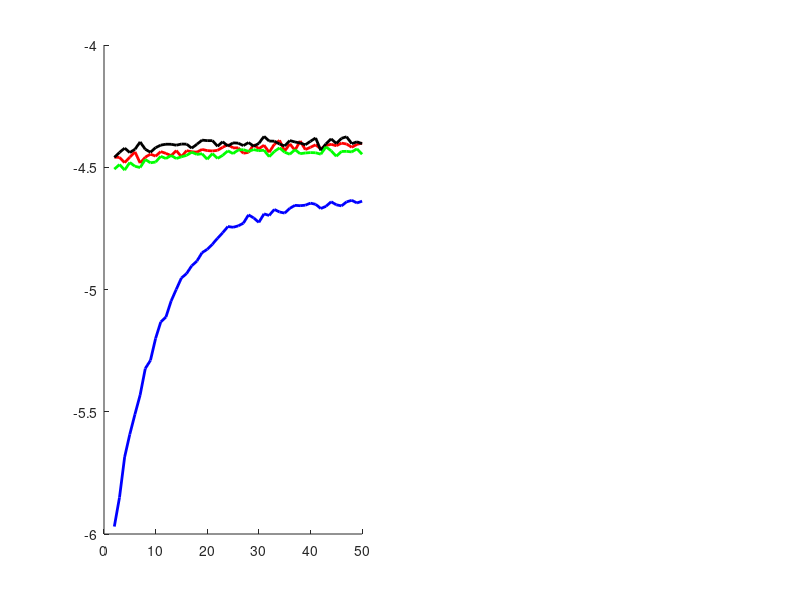

MATLAB code for this plot: (Note: this script raises an error after producing the figure.)
% This is the matlab code for figure: Performance of easy,diff, mix models
% on easy/difficult tasks
% Orgin data: Painting_Review.py

% 一共三种不同的画法，最终采取了第三种

clear all;
close all;
%% Color Map
% https://ww2.mathworks.cn/help/matlab/ref/matlab.graphics.axis.axes-properties.html#budumk7_sep_shared-ColorOrder
% https://ww2.mathworks.cn/help/matlab/ref/matlab.graphics.axis.axes-properties.html#budumk7_sep_shared-ColorOrder
% colorMat = [    0    0.4470    0.7410
% 0.8500    0.3250    0.0980
% 0.9290    0.6940    0.1250
% 0.4940    0.1840    0.5560
% 0.4660    0.6740    0.1880
% 0.3010    0.7450    0.9330
% 0.6350    0.0780    0.1840];

%% 数据准备
rewards_pg0 = [-6.13661459, -5.96949723, -5.85076537, -5.68502993, -5.59200769, -5.50995187, -5.43142787, -5.32323151, -5.28979967, -5.19978786, -5.13259552, -5.11240856, -5.04731455, -4.99946168, -4.95273527, -4.93473576, -4.90290651, -4.88361508, -4.84938161, -4.83566808, -4.81496562, -4.79017417, -4.7678463 , -4.74232152, -4.74552132, -4.73983213, -4.72870594, -4.6947005 , -4.70730753, -4.72539847, -4.69068068, -4.69722434, -4.67262069, -4.68294635, -4.68743025, -4.66795419, -4.65580413, -4.65721174, -4.65518462, -4.696827  , -4.70164286, -4.67874314, -4.70986044, -4.70895702, -4.7234593 , -4.69798113, -4.73157713, -4.73516031, -4.74599399, -4.69883294];
rewards_pg0(40:50) = [-4.6468   -4.6516   -4.6687   -4.6599   -4.6410   -4.6535  -4.6580   -4.6416   -4.6352   -4.6460   -4.6388];
rewards_easy0 = [-6.11095932, -4.45875902, -4.459683  , -4.48126667, -4.45887795, -4.43709297, -4.4826662 , -4.45869785, -4.44646746, -4.45449779, -4.43607179, -4.44334686, -4.45243935, -4.43177618, -4.45640902, -4.43223431, -4.43667555, -4.43829456, -4.42705198, -4.43183295, -4.43338189, -4.43081353, -4.41837541, -4.40734237, -4.42079409, -4.42067541, -4.44263692, -4.43912525, -4.40758599, -4.42434969, -4.40985834, -4.43886975, -4.40617625, -4.38998518, -4.4342135 , -4.40433941, -4.43055033, -4.39259018, -4.42764852, -4.41833287, -4.4081399 , -4.42480358, -4.41121693, -4.4059991 , -4.41205102, -4.40125736, -4.40506226, -4.41837407, -4.40655648, -4.40114338];
rewards_difficult0 = [-6.13613067, -4.45938586, -4.43949722, -4.42182316, -4.4399002 , -4.4264858 , -4.39660496, -4.42660242, -4.43860815, -4.41992451, -4.40947716, -4.40581978, -4.40599215, -4.40979983, -4.40501759, -4.40555818, -4.4218748 , -4.40591625, -4.38903655, -4.39114396, -4.39121394, -4.41385182, -4.39567907, -4.41333142, -4.40024094, -4.40141642, -4.41143921, -4.39887571, -4.41419676, -4.40231202, -4.37384367, -4.39283442, -4.39339763, -4.40497589, -4.41283213, -4.39086307, -4.39665707, -4.40083051, -4.40807978, -4.39375768, -4.38033045, -4.43117128, -4.40417012, -4.38367299, -4.40288651, -4.38172492, -4.3753773 , -4.40356896, -4.39595256, -4.40357261];
rewards_mix0 = [-6.14254929, -4.50754636, -4.48885711, -4.51164964, -4.48050882, -4.49593566, -4.50125601, -4.46817407, -4.48172353, -4.4786009 , -4.45531103, -4.46424909, -4.45192129, -4.46421957, -4.45718364, -4.4513672 , -4.43833937, -4.44750856, -4.44465659, -4.4672876 , -4.44420765, -4.46389989, -4.45117337, -4.43284276, -4.4441513 , -4.42930688, -4.42812188, -4.43502768, -4.42780516, -4.43240191, -4.43015673, -4.45675284, -4.43542227, -4.42086644, -4.4384385 , -4.44689312, -4.42810114, -4.44450625, -4.44161042, -4.43998994, -4.44071688, -4.44666028, -4.41663816, -4.43236621, -4.45483369, -4.43545744, -4.43489996, -4.43734276, -4.42467554, -4.44693319];

rewards_pg1 = [-3.80191852, -3.75976368, -3.74201889, -3.70907228, -3.68999352, -3.67141699, -3.64779046, -3.64641985, -3.6302118 , -3.61409086, -3.62795108, -3.59326432, -3.60248798, -3.58787852, -3.59141635, -3.5827121 , -3.58137719, -3.56047397, -3.56020363, -3.56991096, -3.5655557 , -3.54781257, -3.55554213, -3.54510599, -3.55069645, -3.53979372, -3.53568814, -3.53808657, -3.52823631, -3.54304833, -3.52576817, -3.53782199, -3.52614491, -3.53003397, -3.53765058, -3.51550461, -3.52636372, -3.52687172, -3.52535158, -3.51801372, -3.5076528 , -3.51502941, -3.50114454, -3.52001702, -3.51776019, -3.51135444, -3.51169995, -3.51034135, -3.52339816, -3.52517123];
rewards_easy1 = [-3.79220632, -3.67121133, -3.66259045, -3.65023998, -3.63972792, -3.63586048, -3.64295289, -3.61120679, -3.62244916, -3.61958712, -3.62083759, -3.60388999, -3.59267117, -3.57491721, -3.58186426, -3.58981819, -3.57843903, -3.59013939, -3.58928605, -3.56697379, -3.56658768, -3.56719524, -3.55095159, -3.57123833, -3.56221795, -3.55561062, -3.55508884, -3.54107931, -3.54725158, -3.53703801, -3.55242342, -3.53274523, -3.52708536, -3.54100651, -3.53505976, -3.54431219, -3.54509302, -3.5404346 , -3.53645452, -3.52639816, -3.54712491, -3.52303251, -3.52192665, -3.51619165, -3.53501317, -3.50736564, -3.52872093, -3.51833115, -3.53205455, -3.50860676];
rewards_difficult1 = [-3.78985297, -3.54803183, -3.51973036, -3.53972824, -3.51842202, -3.51502009, -3.52381606, -3.52173576, -3.5157446 , -3.52210542, -3.53105053, -3.51458162, -3.53100796, -3.50336747, -3.51737061, -3.51489099, -3.51953875, -3.50547276, -3.51755937, -3.50659232, -3.50411357, -3.51945182, -3.51872706, -3.51282924, -3.50378333, -3.49828186, -3.50322975, -3.51284452, -3.50695012, -3.51311525, -3.5034071 , -3.51799699, -3.51790787, -3.49109625, -3.5012373 , -3.50876284, -3.5217443 , -3.49445309, -3.49280322, -3.49301205, -3.49585552, -3.49634501, -3.49046604, -3.51082356, -3.5062682 , -3.51833363, -3.50078195, -3.50634111, -3.49450529, -3.49984882];
rewards_mix1 = [-3.78946012, -3.74948995, -3.74671049, -3.70493834, -3.69160921, -3.68110192, -3.67745523, -3.67348991, -3.65211567, -3.65042885, -3.64748435, -3.62539287, -3.6223213 , -3.63234138, -3.58682035, -3.60675548, -3.59140693, -3.60764981, -3.59401054, -3.58968193, -3.59183551, -3.56141099, -3.579914  , -3.56672191, -3.57182338, -3.54731263, -3.56341933, -3.54567916, -3.5548948 , -3.55028229, -3.56842386, -3.5572337 , -3.54895071, -3.54628737, -3.546359  , -3.54385352, -3.54172253, -3.53561733, -3.5325441 , -3.54299805, -3.52471745, -3.51891012, -3.52976189, -3.50889416, -3.55103514, -3.53177809, -3.52721777, -3.52697373, -3.53459633, -3.52543853];
rewards_mix1(2:3) = [-3.7295   -3.7167];



%% 画图1：简单线条

figure
hold on
len = 2:50;
x_axis = [len];
ms = 9; % markersize

subplot(1,2,1)
hold on
plot(x_axis, rewards_pg0(len), 'b-','DisplayName','Regular PG', 'LineWidth', 2, 'MarkerSize',15) % 'Color', colorMat(1,:));
plot(x_axis, rewards_easy0(len), 'r-','DisplayName','Easy Model', 'LineWidth', 2, 'MarkerSize',15) % 'Color', colorMat(1,:));
plot(x_axis, rewards_difficult0(len), 'k-','DisplayName','Difficult Model', 'LineWidth', 2, 'MarkerSize',15) % 'Color', colorMat(1,:));
plot(x_axis, rewards_mix0(len), 'g-','DisplayName','Mix Model', 'LineWidth', 2, 'MarkerSize',15) % 'Color', colorMat(1,:));
ax = gca; 
ax.FontSize = 20; 
xlabel('Number of Time Slots', 'Fontsize',30, 'interpreter','latex')
ylabel('Average Reward on Easy Environments', 'Fontsize',30, 'interpreter','latex')
xlim([1, 50])
title('(a)', 'interpreter','latex')
% hold off
box on
grid on
legend('Location','best', 'FontSize',26, 'interpreter','latex')


subplot(1,2,2)
hold on
plot(x_axis, rewards_pg1(len), 'b-', 'DisplayName','Regular PG', 'LineWidth', 2, 'MarkerSize',10) %'Color', colorMat(7,:)); 
plot(x_axis, rewards_easy1(len), 'r-', 'DisplayName','Easy Model', 'LineWidth', 2, 'MarkerSize',10) %'Color', colorMat(7,:)); 
plot(x_axis, rewards_difficult1(len), 'k-', 'DisplayName','Difficult Model', 'LineWidth', 2, 'MarkerSize',10) %'Color', colorMat(7,:)); 
plot(x_axis, rewards_mix1(len), 'g-', 'DisplayName','Mix Model', 'LineWidth', 2, 'MarkerSize',10) %'Color', colorMat(7,:)); 
ax = gca; 
ax.FontSize = 20; 
xlabel('Number of Time Slots', 'Fontsize',30, 'interpreter','latex')
ylabel('Average Reward on Difficult Environments', 'Fontsize',30, 'interpreter','latex')
title('(b)', 'interpreter','latex')
xlim([1, 50])
box on
grid on
legend('Location','best', 'FontSize',26, 'interpreter','latex')



%% 画图2：简单的线条

figure
hold on
len = 2:50;
x_axis = [len];
ms = 9; % markersize

subplot(1,2,1)
hold on
plot(x_axis, rewards_pg0(len), '-','DisplayName','Regular PG', 'LineWidth', 2, 'MarkerSize',15) % 'Color', colorMat(1,:));
plot(x_axis, rewards_easy0(len), '-','DisplayName','Easy Model', 'LineWidth', 2, 'MarkerSize',15) % 'Color', colorMat(1,:));
plot(x_axis, rewards_difficult0(len), '-','DisplayName','Difficult Model', 'LineWidth', 2, 'MarkerSize',15) % 'Color', colorMat(1,:));
plot(x_axis, rewards_mix0(len), '-','DisplayName','Mix Model', 'LineWidth', 2, 'MarkerSize',15) % 'Color', colorMat(1,:));
ax = gca; 
ax.FontSize = 20; 
xlabel('Number of Time Slots', 'Fontsize',30, 'interpreter','latex')
ylabel('Average Reward on Easy Environments', 'Fontsize',30, 'interpreter','latex')
xlim([1, 50])
title('(a)', 'interpreter','latex')
% hold off
box on
grid on
legend('Location','best', 'FontSize',26, 'interpreter','latex')


subplot(1,2,2)
hold on
plot(x_axis, rewards_pg1(len), '-', 'DisplayName','Regular PG', 'LineWidth', 2, 'MarkerSize',10) %'Color', colorMat(7,:)); 
plot(x_axis, rewards_easy1(len), '-', 'DisplayName','Easy Model', 'LineWidth', 2, 'MarkerSize',10) %'Color', colorMat(7,:)); 
plot(x_axis, rewards_difficult1(len), '-', 'DisplayName','Difficult Model', 'LineWidth', 2, 'MarkerSize',10) %'Color', colorMat(7,:)); 
plot(x_axis, rewards_mix1(len), '-', 'DisplayName','Mix Model', 'LineWidth', 2, 'MarkerSize',10) %'Color', colorMat(7,:)); 
ax = gca; 
ax.FontSize = 20; 
xlabel('Number of Time Slots', 'Fontsize',30, 'interpreter','latex')
ylabel('Average Reward on Difficult Environments', 'Fontsize',30, 'interpreter','latex')
title('(b)', 'interpreter','latex')
xlim([1, 50])
box on
grid on
legend('Location','best', 'FontSize',26, 'interpreter','latex')





%% 画图3: smooth line

figure
hold on
len = 2:50;
x_axis = [len];
ms = 9;

subplot(1,2,1)
hold on


% Regular PG
[Y1]=fastsmooth(rewards_pg0(len),10,3,1);  
g1 = plot(Y1,'b--','Linewidth',2);  % For smoothed line
h1 =plot(x_axis, rewards_pg0(len), 'bo', 'MarkerSize',ms);   % For dots
LH(1) = plot(nan, nan, 'b--o','Linewidth',1);  % For legend
L{1} = 'Regular PG';

% Easy Model
[Y2]=fastsmooth(rewards_easy0(len),6,3,1);
g2 = plot(Y2,'-.r','Linewidth',2);
h2 = plot(x_axis, rewards_easy0(len), 'r+',  'MarkerSize',ms);
LH(2) = plot(nan, nan, 'r-.+','Linewidth',1);
L{2} = 'Easy Model';

% Difficult Model
[Y3]=fastsmooth(rewards_difficult0(len),6,3,1);
g3 = plot(Y3,'-.k','Linewidth',2);
h3 = plot(x_axis, rewards_difficult0(len), 'k^',  'MarkerSize',ms);
LH(3) = plot(nan, nan, 'k-.^','Linewidth',1);
L{3} = 'Difficult Model';

% Mix Model
[Y4]=fastsmooth(rewards_mix0(len),6,3,1);
g4 = plot(Y4,'-.g','Linewidth',2);
h4 = plot(x_axis, rewards_mix0(len), 'gs',  'MarkerSize',ms);
LH(4) = plot(nan, nan, 'g-.s','Linewidth',1);
L{4} = 'Mix Model';

legend(LH, L);
% plot(x_axis, rewards_pg0(len), ':','DisplayName','Regular PG', 'LineWidth', 2, 'MarkerSize',15) % 'Color', colorMat(1,:));
% plot(x_axis, rewards_easy0(len), '--','DisplayName','Easy Model', 'LineWidth', 2, 'MarkerSize',15) % 'Color', colorMat(1,:));
% plot(x_axis, rewards_difficult0(len), '-','DisplayName','Difficult Model', 'LineWidth', 2, 'MarkerSize',15) % 'Color', colorMat(1,:));
% plot(x_axis, rewards_mix0(len), '-.','DisplayName','Mix Model', 'LineWidth', 2, 'MarkerSize',15) % 'Color', colorMat(1,:));
ax = gca; 
ax.FontSize = 20; 
xlabel('Number of Time Slots', 'Fontsize',30, 'interpreter','latex')
ylabel('Average Reward on Basic Environments', 'Fontsize',30, 'interpreter','latex')
xlim([1, 50])
title('(a)', 'interpreter','latex')
% hold off
box on
grid on
legend('Location','best', 'FontSize',26, 'interpreter','latex')


subplot(1,2,2)
hold on


% Regular PG
[Y1]=fastsmooth(rewards_pg1(len),10,3,1);  
g1 = plot(Y1,'b--','Linewidth',2);  % For smoothed line
h1 =plot(x_axis, rewards_pg1(len), 'bo', 'MarkerSize',ms);   % For dots
LH(1) = plot(nan, nan, 'b--o','Linewidth',1);  % For legend
L{1} = 'Regular PG';

% Easy Model
[Y2]=fastsmooth(rewards_easy1(len),6,3,1);
g2 = plot(Y2,'-.r','Linewidth',2);
h2 = plot(x_axis, rewards_easy1(len), 'r+', 'MarkerSize',ms);
LH(2) = plot(nan, nan, 'r-.+','Linewidth',1);
L{2} = 'Easy Model';

% Difficult Model
[Y3]=fastsmooth(rewards_difficult1(len),6,3,1);
g3 = plot(Y3,'-.k','Linewidth',2);
h3 = plot(x_axis, rewards_difficult1(len), 'k^', 'MarkerSize',ms);
LH(3) = plot(nan, nan, 'k-.^','Linewidth',1);
L{3} = 'Difficult Model';

% Mix Model
[Y4]=fastsmooth(rewards_mix1(len),6,3,1);
g4 = plot(Y4,'-.g','Linewidth',2);
h4 = plot(x_axis, rewards_mix1(len), 'gs', 'MarkerSize',ms);
LH(4) = plot(nan, nan, 'g-.s','Linewidth',1);
L{4} = 'Mix Model';

legend(LH, L);

% plot(x_axis, rewards_pg1(len), 'bo-', 'DisplayName','Regular PG', 'LineWidth', 2, 'MarkerSize',10) %'Color', colorMat(7,:)); 
% plot(x_axis, rewards_easy1(len), 'rs-', 'DisplayName','Easy Model', 'LineWidth', 2, 'MarkerSize',10) %'Color', colorMat(7,:)); 
% plot(x_axis, rewards_difficult1(len), 'k+-', 'DisplayName','Difficult Model', 'LineWidth', 2, 'MarkerSize',10) %'Color', colorMat(7,:)); 
% plot(x_axis, rewards_mix1(len), 'g^-', 'DisplayName','Mix Model', 'LineWidth', 2, 'MarkerSize',10) %'Color', colorMat(7,:)); 
ax = gca; 
ax.FontSize = 20; 
xlabel('Number of Time Slots', 'Fontsize',30, 'interpreter','latex')
ylabel('Average Reward on Complex Environments', 'Fontsize',30, 'interpreter','latex')
title('(b)', 'interpreter','latex')
xlim([1, 50])
box on
grid on
legend('Location','best', 'FontSize',26, 'interpreter','latex')


%%

assure = 1;